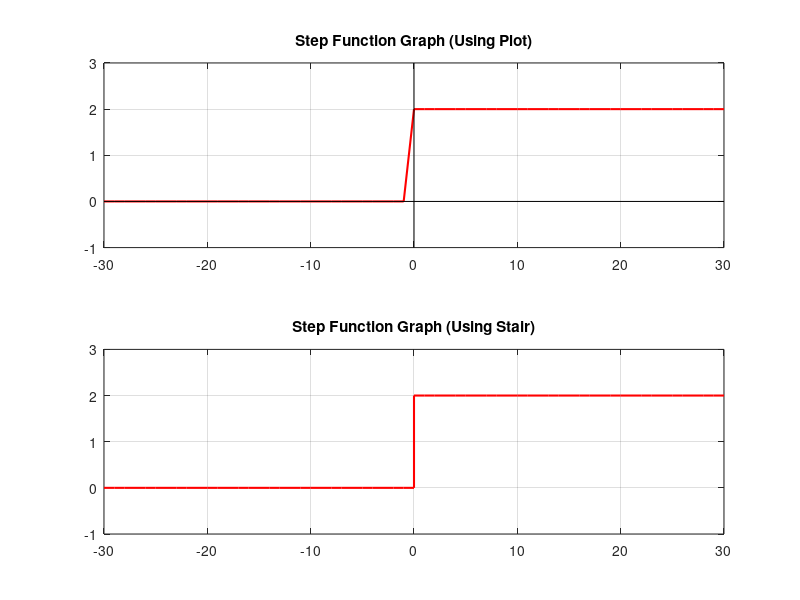
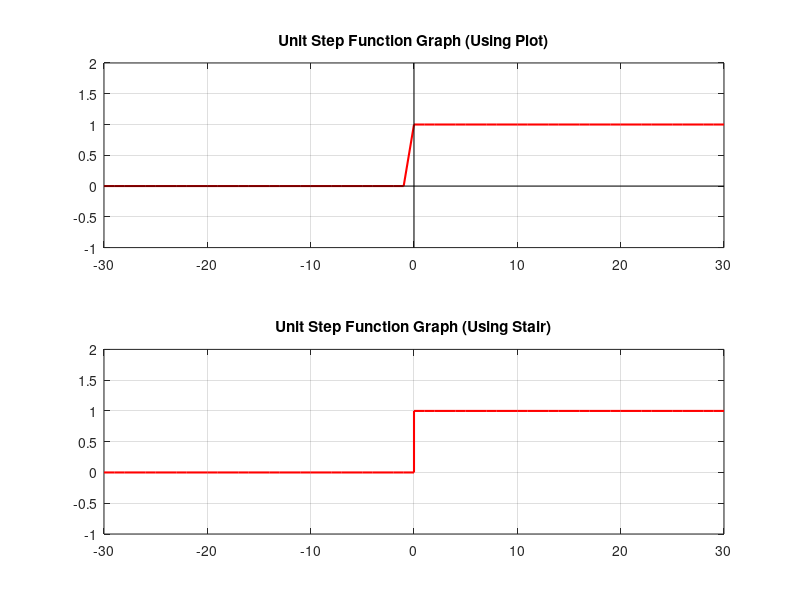

Write the MATLAB code that produced these figures, in order.
%Step Function is ->  if (x<0)  y=0
%                ->     (x>=0) y= A number

%Unit Step s ->  if (x<0)  y=0
%            ->     (x>=0) y=1

n= -30:30;
x= n.*0;
y= n.*0;

%step function
for i=1:length(n)
    if n(i)>=0
        x(i)=2;
    else
        x(i)=0;
    end
end

%unit step function
for i=1:length(n)
    if n(i)>=0
        y(i)=1;
    elseif n(i)<0
        y(i)=0;
    else
        y(i)=1;
    end
end


figure(1);
subplot(2,1,1);
plot(n, x,'Color','r','LineWidth',1.5);
hold on;
plot([-30 30], [0 0], 'Color', 'black', 'LineWidth', 0.5); % X-axis
plot([0 0], [-1 3], 'Color', 'black', 'LineWidth', 0.5); % Y-axis
hold off;

title('Step Function Graph (Using Plot)');
grid on;

subplot(2,1,2);
stairs(n, x,'Color','r','LineWidth',1.5);
axis([-30 30 -1 3]);
title('Step Function Graph (Using Stair)');
grid on;

figure(2);
subplot(2,1,1);
plot(n, y,'Color','r','LineWidth',1.5);
hold on;
plot([-30 30], [0 0], 'Color', 'black', 'LineWidth', 0.5); % X-axis
plot([0 0], [-1 2], 'Color', 'black', 'LineWidth', 0.5); % Y-axis
hold off;

title('Unit Step Function Graph (Using Plot)');
grid on;

subplot(2,1,2);
stairs(n, y,'Color','r','LineWidth',1.5);
axis([-30 30 -1 2]);
title('Unit Step Function Graph (Using Stair)');
grid on;


